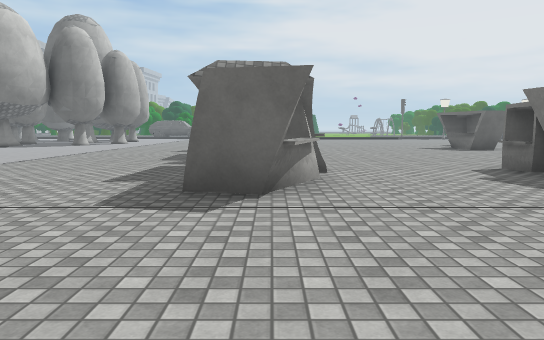
View 1 (above)

24 first-person views from a walk through a Unity game level. The camera is 1.4 m above the floor, tilts 6° down and sees 70° across. The floor is counted in squares, 2 m on a side. Each view is taken from the middle of a square. On the plan, view 1 faces up. The plan holds only what a view shows up to about 11 squares ahead; the rest is blank. The place goes on beyond the plan. Some surface patterns are stand-ins.

View 2
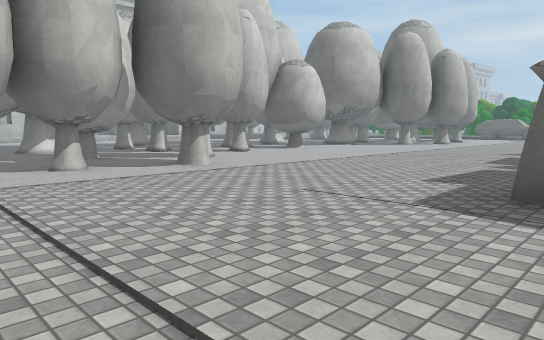

View 3
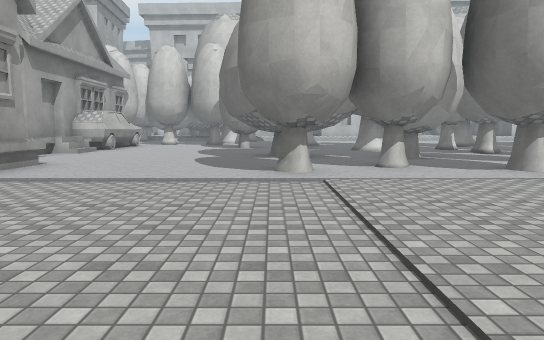

View 4
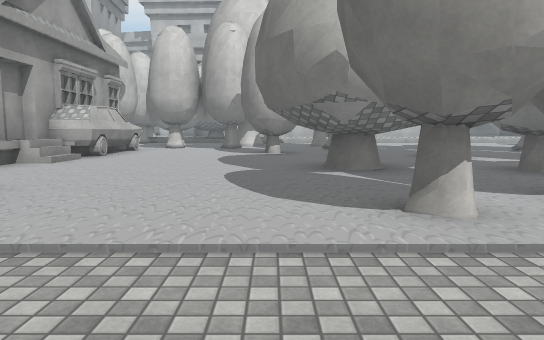

View 5
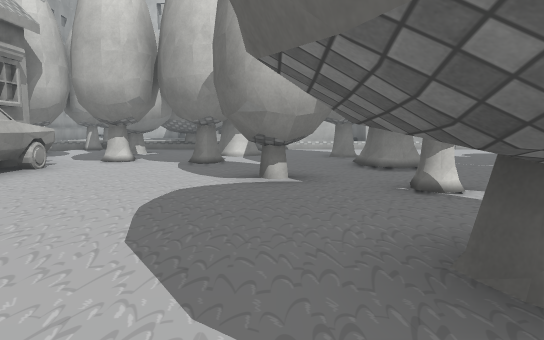

View 6
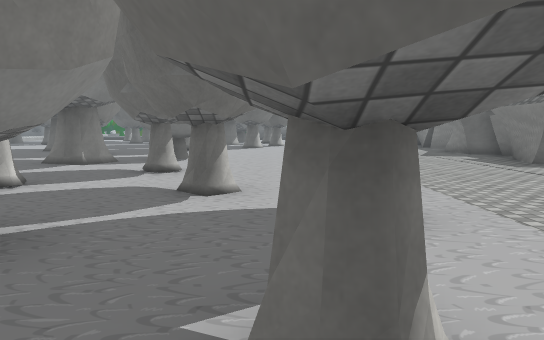

View 7
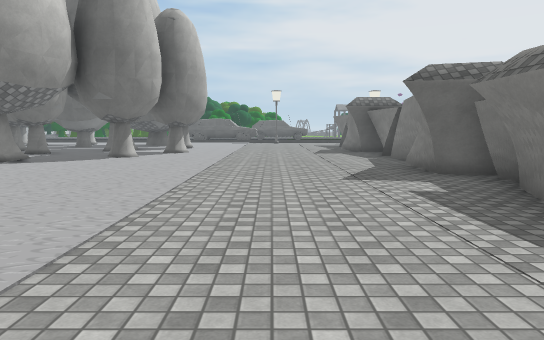

View 8
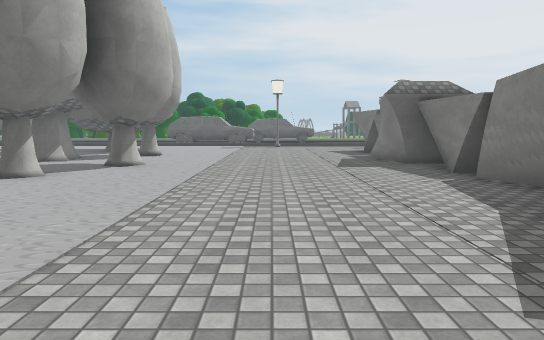

View 9
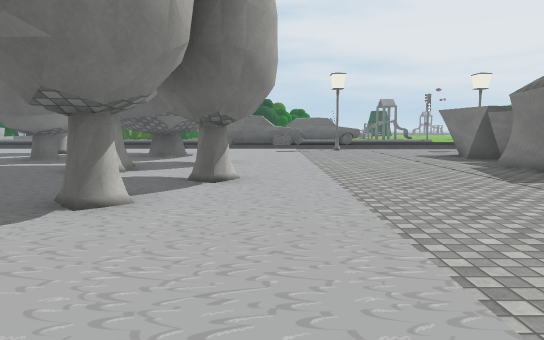

View 10
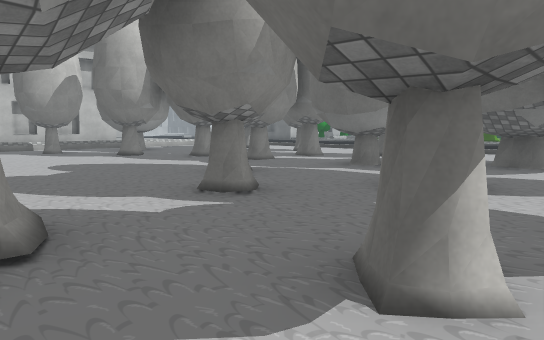

View 11
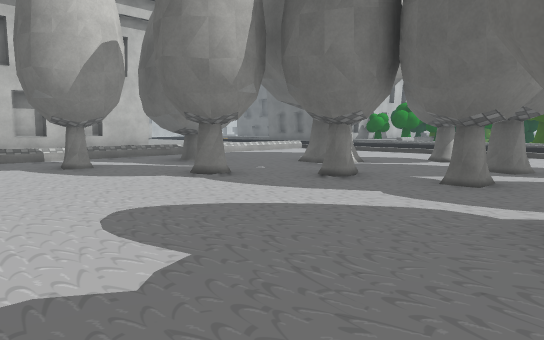

View 12
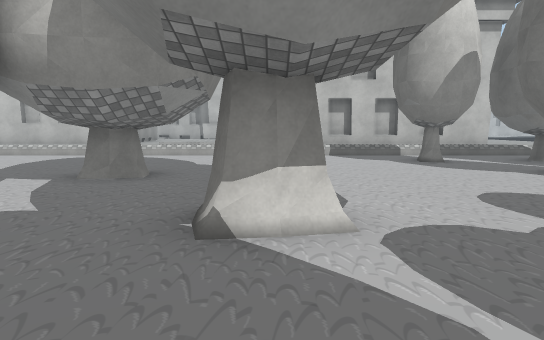

View 13
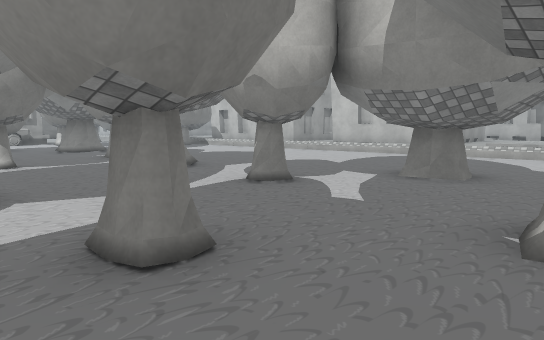

View 14
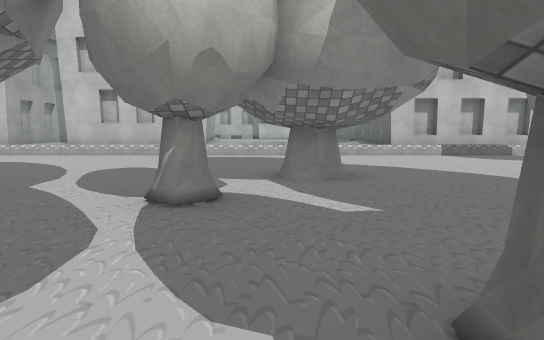

View 15
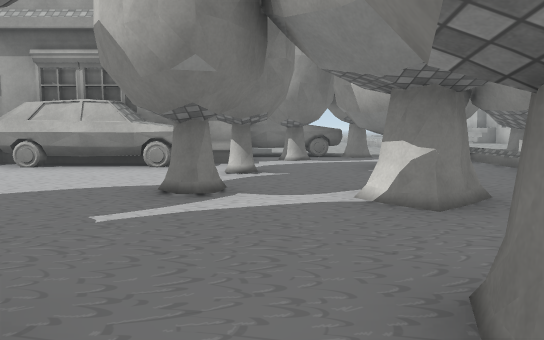

View 16
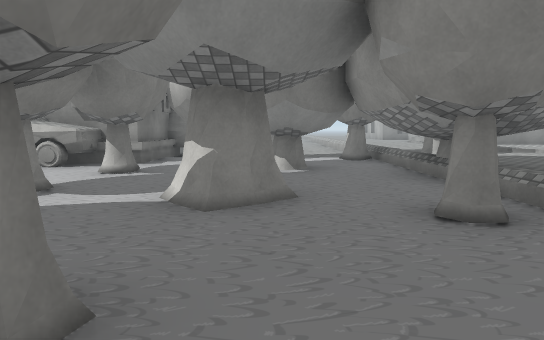

View 17
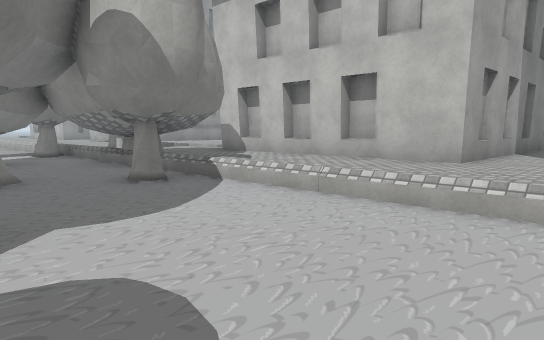

View 18
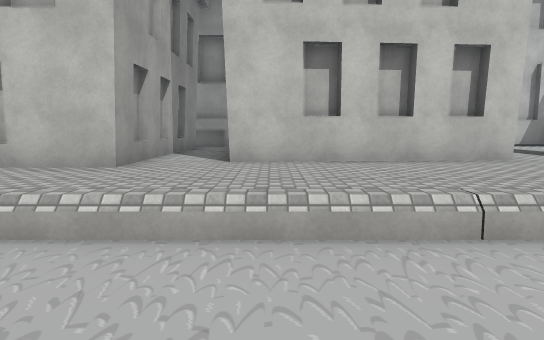

View 19
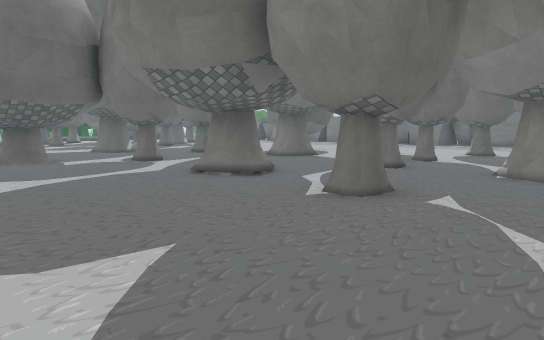

View 20
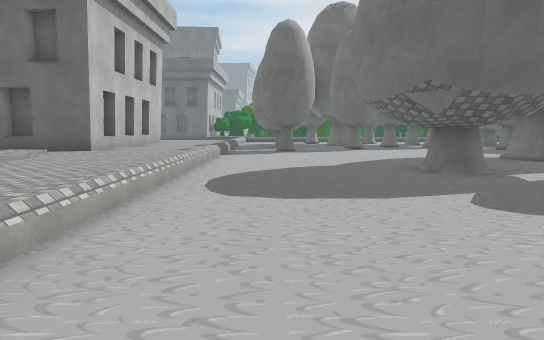

View 21
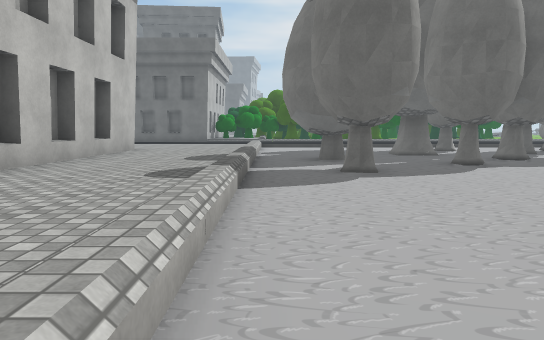

View 22
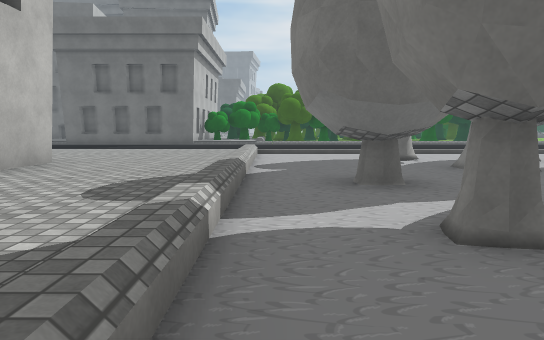

View 23
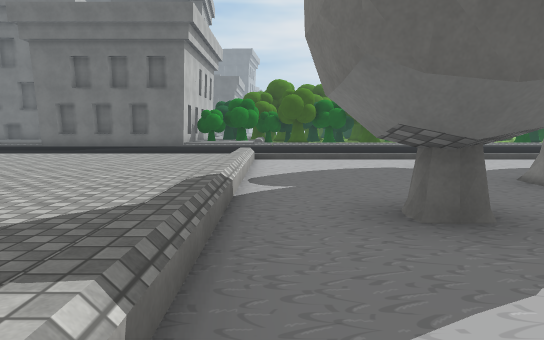

View 24
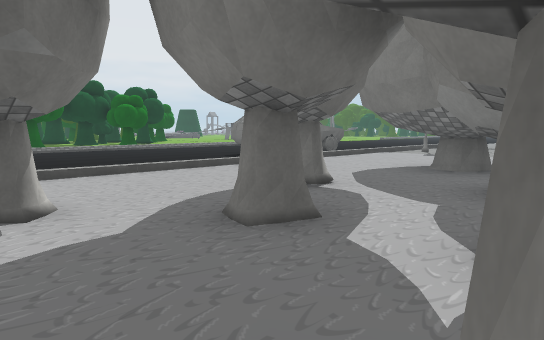

### Floor plan
Key: @ floor where view 1 was taken; # wall or solid block; x gap in a wall; . main floor; : floor 0.25 m higher than the main floor; + floor 0.5 m higher than the main floor; * floor 1 m higher than the main floor; / step, stairs or slope; O other object.
Columns run from 26 left of view 1 to 4 right of it. Each row starts with its distance up from view 1.
 31              ..
 30             ....
 29             .....
 28             .....
 27
 26 :/::://////////// ///
 25 :::::................
 24 :::::...#.#..........
 23 :::::.........#.###......O
 22  ::::....#..#.. ###......OO
 21  #:::.......x.##.........OO
 20  #:::.##....#x##...#.....OO
 19  #:::....#.......#.......OO
 18  #:::......... ..........OO
 17  #:::.#........#.........OO
 16 ##:::.............#......O
 15 ##:::....................O
 14 +::::.......#...#.........
 13  ::::........... ........OO
 12  +:::....#....#.  .......OO
 11   :::...........OO.......OO ...
 10   :::......#....OO.......OO....
  9    ::..........#......... O....
  8 #::::....................  ....
  7 #::::......#.....#.......OO....
  6 #::::.........#.#.#......OOO..O
  5 #::::.....................O...O
  4 #::::......#........#....OO...O
  3 :::::.........#..#...........
  2 :::::....../.....x.#.........
  1 ##:::...#.:#....##..........
  0  #:::...........##..#.....@
 -1  #:::#......##............
 -2  #:::..#:.#..............
 -3  #: ##.................
 -4  #: ##...#............
 -5   :: .##...OOOO/...
 -6  ::::.....#OOOO*##
 -7  ::#x#..###    #
 -8    ::..#OO#
 -9      ..OO#O

Positions as (right, up) in squares from view 1, and headings:
1: (0, 0), facing up
2: (0, 0), facing up-left
3: (0, 0), facing left
4: (-3, -1), facing left
5: (-8, -1), facing left
6: (-7, 1), facing up
7: (-4, 6), facing up
8: (-4, 10), facing up
9: (-6, 12), facing up
10: (-7, 14), facing up-left
11: (-12, 15), facing up-left
12: (-11, 14), facing left
13: (-11, 14), facing down-left
14: (-11, 11), facing left
15: (-17, 2), facing down
16: (-19, 2), facing down
17: (-18, 4), facing down-left
18: (-19, 4), facing left
19: (-19, 2), facing up-right
20: (-20, 5), facing up
21: (-21, 11), facing up
22: (-21, 15), facing up
23: (-21, 17), facing up
24: (-16, 20), facing up-right
